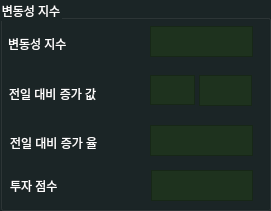
   <widget class="QGroupBox" name="groupBox_6">
    <property name="geometry">
     <rect>
      <x>14</x>
      <y>300</y>
      <width>271</width>
      <height>211</height>
     </rect>
    </property>
    <property name="styleSheet">
     <string notr="true">color: black;
background-color: rgb(27, 37, 38);
color: rgb(255, 255, 255);
font: 10pt &quot;맑은고딕&quot;;</string>
    </property>
    <property name="title">
     <string>변동성 지수</string>
    </property>
    <widget class="QTextEdit" name="volatility_1">
     <property name="geometry">
      <rect>
       <x>150</x>
       <y>26</y>
       <width>103</width>
       <height>31</height>
      </rect>
     </property>
     <property name="styleSheet">
      <string notr="true">color: black;
background-color: rgb(30, 50, 30);
color: rgb(255, 255, 255);
font: 10pt &quot;맑은고딕&quot;;</string>
     </property>
    </widget>
    <widget class="QTextEdit" name="volatility_3">
     <property name="geometry">
      <rect>
       <x>199</x>
       <y>75</y>
       <width>53</width>
       <height>31</height>
      </rect>
     </property>
     <property name="styleSheet">
      <string notr="true">color: black;
background-color: rgb(30, 50, 30);
color: rgb(255, 255, 255);
font: 10pt &quot;맑은고딕&quot;;</string>
     </property>
    </widget>
    <widget class="QTextEdit" name="volatility_4">
     <property name="geometry">
      <rect>
       <x>150</x>
       <y>125</y>
       <width>103</width>
       <height>31</height>
      </rect>
     </property>
     <property name="styleSheet">
      <string notr="true">color: black;
background-color: rgb(30, 50, 30);
color: rgb(255, 255, 255);
font: 10pt &quot;맑은고딕&quot;;</string>
     </property>
    </widget>
    <widget class="QLabel" name="label_24">
     <property name="geometry">
      <rect>
       <x>8</x>
       <y>36</y>
       <width>113</width>
       <height>16</height>
      </rect>
     </property>
     <property name="text">
      <string>변동성 지수</string>
     </property>
    </widget>
    <widget class="QLabel" name="label_25">
     <property name="geometry">
      <rect>
       <x>9</x>
       <y>86</y>
       <width>113</width>
       <height>16</height>
      </rect>
     </property>
     <property name="text">
      <string>전일 대비 증가 값</string>
     </property>
    </widget>
    <widget class="QLabel" name="label_26">
     <property name="geometry">
      <rect>
       <x>10</x>
       <y>135</y>
       <width>111</width>
       <height>16</height>
      </rect>
     </property>
     <property name="text">
      <string>전일 대비 증가 율</string>
     </property>
    </widget>
    <widget class="QLabel" name="label_27">
     <property name="geometry">
      <rect>
       <x>10</x>
       <y>180</y>
       <width>88</width>
       <height>12</height>
      </rect>
     </property>
     <property name="text">
      <string>투자 점수</string>
     </property>
    </widget>
    <widget class="QTextEdit" name="volatility_5">
     <property name="geometry">
      <rect>
       <x>151</x>
       <y>170</y>
       <width>102</width>
       <height>31</height>
      </rect>
     </property>
     <property name="styleSheet">
      <string notr="true">color: black;
background-color: rgb(30, 50, 30);
color: rgb(255, 255, 255);
font: 10pt &quot;맑은고딕&quot;;</string>
     </property>
    </widget>
    <widget class="QTextEdit" name="volatility_2">
     <property name="geometry">
      <rect>
       <x>150</x>
       <y>75</y>
       <width>45</width>
       <height>30</height>
      </rect>
     </property>
     <property name="styleSheet">
      <string notr="true">color: black;
background-color: rgb(30, 50, 30);
color: rgb(255, 255, 255);
font: 10pt &quot;맑은고딕&quot;;</string>
     </property>
    </widget>
   </widget>
